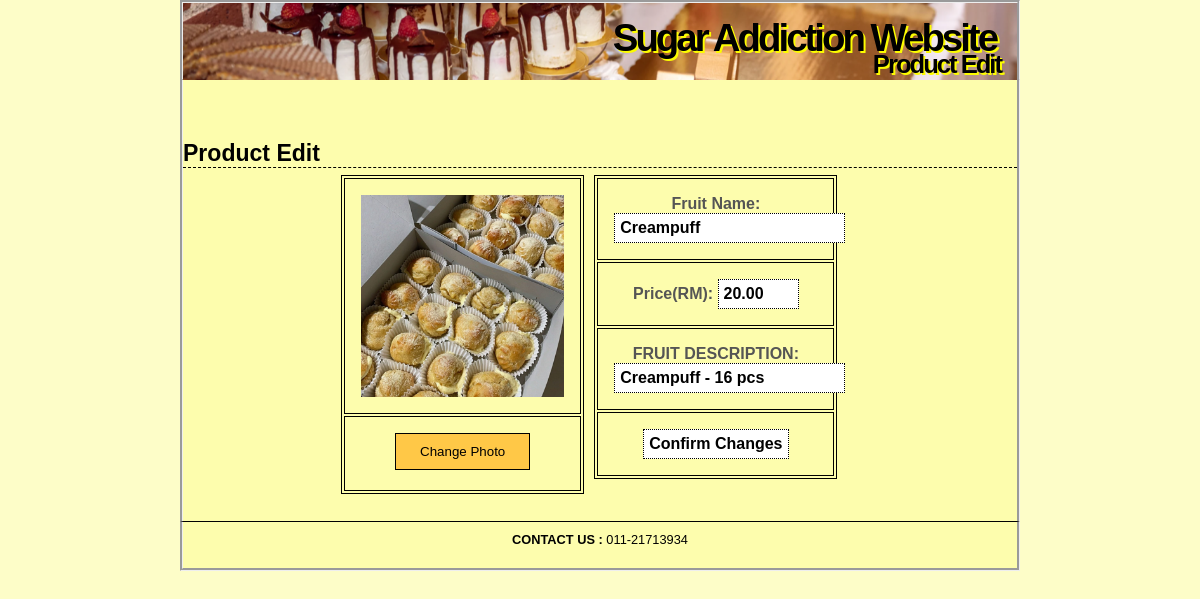
Before: /edit_product.php?id=6 with the older database file.
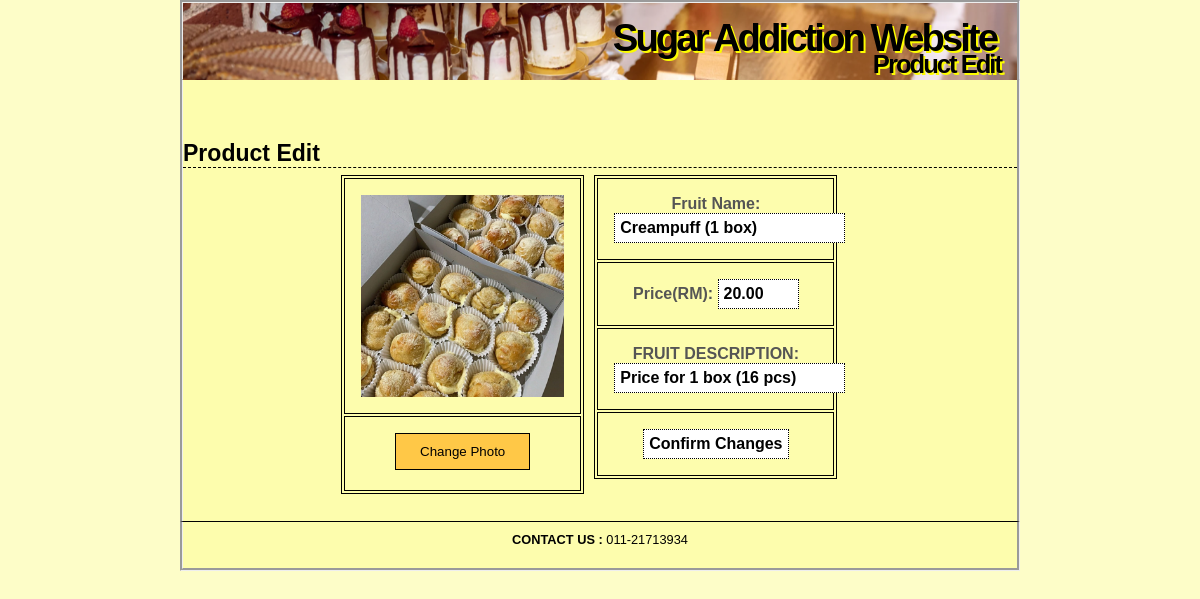
After: the same page with the newer database file.
### tables this page shows
CREATE TABLE `product` (
  `ProductID` int(5) NOT NULL,
  `Name` varchar(100) NOT NULL,
  `Image` varchar(255) DEFAULT NULL,
  `Price` decimal(5,2) NOT NULL,
  `Size` varchar(255) DEFAULT NULL,
  `Description` varchar(255) DEFAULT NULL
);

### edit_product.php (the view, shortened to what this page needs)
<?php
include ('includes/header.php');
?>
<h1>Product Edit</h1>
<div class="menudetails">
	<div class="row">
	  	<div class="column">
		<table>
			<?php
			require ('includes/constants.php');
			$ProductID = $_GET["id"];
			$q = "SELECT * FROM product WHERE ProductID='$ProductID'";
			$r = @mysqli_query ($dbc,$q);
			if (!mysqli_num_rows($r) == 1) {
				echo '<tr><td colspan="3">PRODUCT OUT OF STOCK</td></tr>';
			} else {
			while ($data = mysqli_fetch_array($r)) {
				echo '
				<form action="edit_product.php" method="POST">
				<tr>
					<td>';
					if (!isset($data["Image"])) {
						echo '<img src="includes/images/image_na.png"/>';
					} else {
						echo '<img src="includes/images/'.$data["Image"].'"/>';
					};
					echo '</td>
					<tr>
						<td><div class="btn-group">
							<button><a href="upload.php?id='.$data['ProductID'].'">Change Photo</a></button>
						</div></td>
					</tr>
					</table>
					</div>
					<div class="column">
					<table>
						<tr>
							<th colspan="2">Fruit Name:<input type="text" name="name" value="'.$data["Name"].'" required></th>
						</tr>
						<tr>
							<th colspan="2">Price(RM): <input type="text" name="price" value="'.$data["Price"].'" size="5" required></th>
						</tr>
						<tr>
							<th colspan="2">FRUIT DESCRIPTION: <br><input type="text" name="desc" value="'.$data["Description"].'" required></th>
						</tr>
						<tr>
						<td colspan="2">
							<input type="text" name="edit" value="'.$data["ProductID"].'" hidden>
							<input type="submit" name="submit" value="Confirm Changes" />
						</td>
						</tr>
						</form>
					</table>
					</div>';
			}}
			?>
	</div>
</div>

Changed rows visible on the page:
changed product: name "Creampuff" → "Creampuff (1 box)"; desc "Creampuff - 16 pcs" → "Price for 1 box (16 pcs)"
